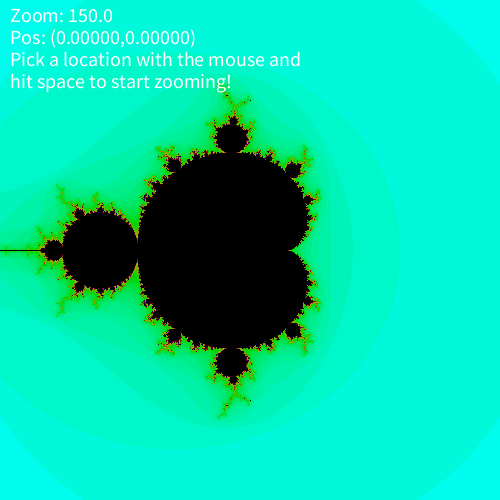
Frame 1 (no input)
Frame 60 (the mouse pressed at the canvas centre just before this capture): identical to frame 1, image omitted
Frame 120 (the mouse held since frame 60 and released just before this capture): identical to frame 1, image omitted

The Processing sketch that drew this single still picture (run headless with seeded random() and noise(); from frame 60 on, the mouse is pressed at the canvas centre):

// Processing sketch: processing_151287
// ── processing_151287.pde

int max_iter = 100,lastX = 0,lastY = 0;
double zoom = 150, zoom_incr = 1000, zx, zy, cX, cY, tmp, posX = 0,posY = 0;
float bg = 0.5;
boolean doZoom = false;

void setup()
{
    size(500, 500);
    colorMode(HSB,1);
    background(bg);
    generate();
    textSize(20);
    fill(0,0,1);
}

void generate()
{    
    loadPixels();
    int x,y;
    for (int i=0; i<pixels.length; i++)
    {
        x = i % width;
        y = floor(i / width);
        zx = zy = 0;
        cX = (x - width/2) / zoom  - posX;
        cY = (y - height/2) / zoom  - posY;
        int iter = max_iter;
        while (zx * zx + zy * zy < 4 && iter > 0)
        {
            tmp = zx * zx - zy * zy + cX;
            zy = 2 * zx * zy + cY;
            zx = tmp;
            iter--;
        }
        float h = (float)iter/max_iter+bg;
        pixels[i] = color((h > 1) ? h-1 : h,1,(float)iter/max_iter);
    }
    updatePixels();
}
 
void onKey()
{
    if (key == ' ') doZoom = true;
}

void mousePressed()
{
    posX += (width/2 - mouseX) / zoom;
    posY += (height/2 - mouseY) / zoom;
}

void draw()
{
    if (keyPressed) onKey();
    background(bg,1,1);
    generate();
    text("Zoom: " + zoom, 10, 22);
    text("Pos: (" + nf((float)posX, 0, 5) + "," + nf((float)posY, 0, 5) + ")", 10, 44);
    if (doZoom) zoom += zoom_incr;
    else {
        text("Pick a location with the mouse and", 10, 66);
        text("hit space to start zooming!", 10, 88);
    }
}
